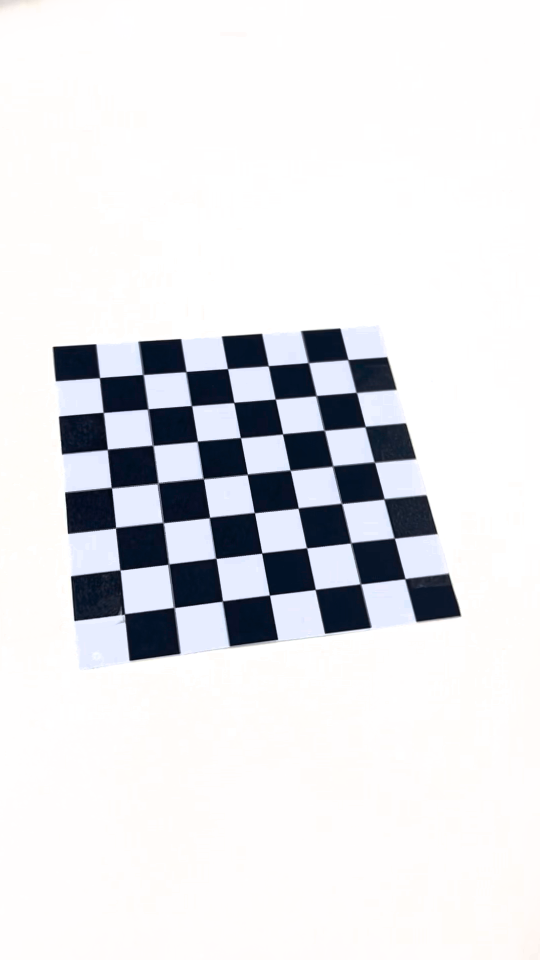
#> input picture frame 22 of data/chessboard.mp4, 1080 x 1920 px (shown at 1/2 size)
$ python camera_calibration.py
#> lines starting #> are read from the running program, lines starting #| are printed output that depends on the picture
import cv2
import numpy as np
import os
import pickle

# ── 설정 (성공 확률을 높이기 위해 최적화) ───────────────────────
VIDEO_FILE   = 'data/chessboard.mp4'
BOARD_SIZE   = (7, 7)
SQUARE_SIZE  = 0.025
FRAME_SKIP   = 1                       # 모든 프레임을 검사하여 10개 이상 무조건 확보
MAX_FRAMES   = 30                      # 연산 속도를 위해 30개만 찾으면 바로 계산 시작
SAVE_PATH    = 'calibration_result.pkl'
# ─────────────────────────────────────────────────────────────

def find_chessboard_corners(video_path, board_size, frame_skip):
#> called with video_path = 'data/chessboard.mp4', board_size = (7, 7), frame_skip = 1
    objp = np.zeros((board_size[0] * board_size[1], 3), np.float32)
    objp[:, :2] = np.mgrid[0:board_size[0], 0:board_size[1]].T.reshape(-1, 2)
    objp *= SQUARE_SIZE

    obj_points, img_points = [], []
    cap = cv2.VideoCapture(video_path)
    if not cap.isOpened(): return None, None, None

    frame_idx, found_cnt, img_size = 0, 0, None
    criteria = (cv2.TERM_CRITERIA_EPS + cv2.TERM_CRITERIA_MAX_ITER, 30, 0.001)

    print("[INFO] 코너 추출 중... 30개까지만 찾고 바로 계산합니다.")

    while found_cnt < MAX_FRAMES:
        ret, frame = cap.read()
#> frame is the input picture: shape (1920, 1080, 3); mean B, G, R 230.1, 226.8, 226.1
        if not ret: break

        gray = cv2.cvtColor(frame, cv2.COLOR_BGR2GRAY)
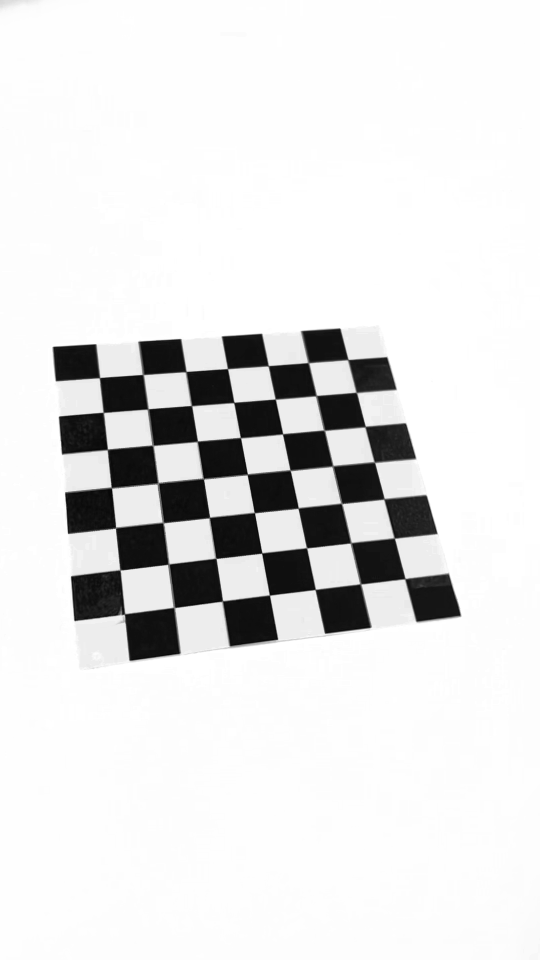
#> gray: shape (1920, 1080) (shown at 1/2 size); min 2, max 255, mean 226.9
        if img_size is None: img_size = gray.shape[::-1]
#> img_size = (1080, 1920)

        found, corners = cv2.findChessboardCorners(gray, board_size,
            cv2.CALIB_CB_ADAPTIVE_THRESH + cv2.CALIB_CB_NORMALIZE_IMAGE + cv2.CALIB_CB_FAST_CHECK)
#> found = False; corners = None

        if found:
            corners_sub = cv2.cornerSubPix(gray, corners, (11, 11), (-1, -1), criteria)
            obj_points.append(objp)
            img_points.append(corners_sub)
            found_cnt += 1
            print(f"[SUCCESS] {found_cnt}/{MAX_FRAMES} 확보 완료")

        frame_idx += 1

    cap.release()
    cv2.destroyAllWindows()
    return obj_points, img_points, img_size

if __name__ == '__main__':
    os.makedirs('results', exist_ok=True)
    obj_pts, img_pts, img_sz = find_chessboard_corners(VIDEO_FILE, BOARD_SIZE, FRAME_SKIP)

    if not obj_pts or len(obj_pts) < 10:
        print(f"[ERROR] {len(obj_pts)}개만 찾았습니다. 10개 이상이 필요합니다.")
    else:
        print("[INFO] 캘리브레이션 계산 시작...")
        # [중요] CALIB_FIX_K3를 추가하여 결과가 찌그러지는 현상을 방지합니다.
        rmse, K, dist, rvecs, tvecs = cv2.calibrateCamera(
            obj_pts, img_pts, img_sz, None, None, flags=cv2.CALIB_FIX_K3
        )

        print("\n" + "="*45)
        print("   [ README.md 작성용 결과 데이터 ]")
        print("="*45)
        print(f"RMSE : {rmse:.6f}")
        print(f"fx : {K[0,0]:.4f}, fy : {K[1,1]:.4f}")
        print(f"cx : {K[0,2]:.4f}, cy : {K[1,2]:.4f}")
        print(f"Distortion: {dist.flatten()}")
        print("="*45 + "\n")

        with open(SAVE_PATH, 'wb') as f:
            pickle.dump({'K': K, 'dist': dist, 'img_size': img_sz, 'rmse': rmse}, f)
        print(f"[INFO] 결과 저장 완료: {SAVE_PATH}")

$ run again, starting later in the video
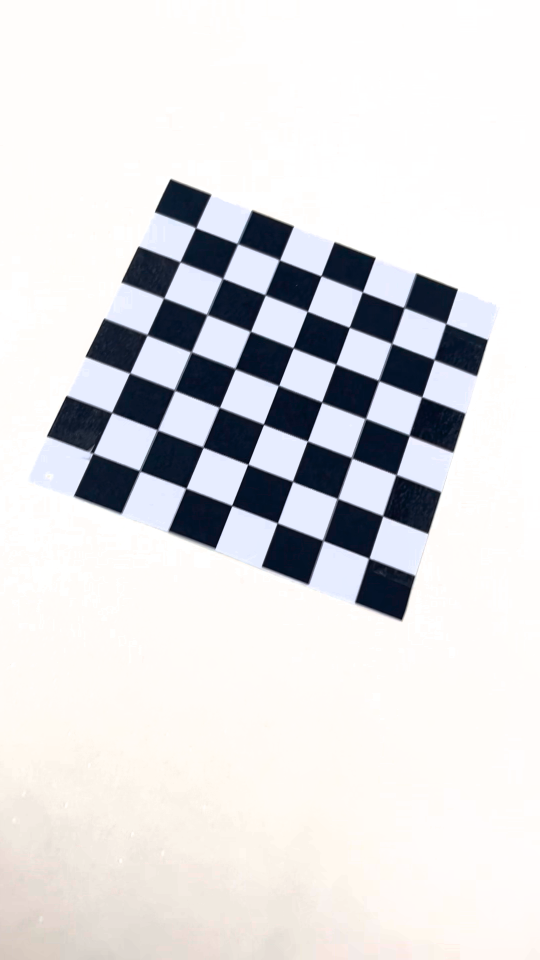
#> input picture frame 102 of data/chessboard.mp4, 1080 x 1920 px (shown at 1/2 size)
#> in find_chessboard_corners, frame is the input picture: shape (1920, 1080, 3); mean B, G, R 222.6, 220.7, 221.1
#> in find_chessboard_corners, `gray = cv2.cvtColor(frame, cv2.COLOR_BGR2GRAY)`:
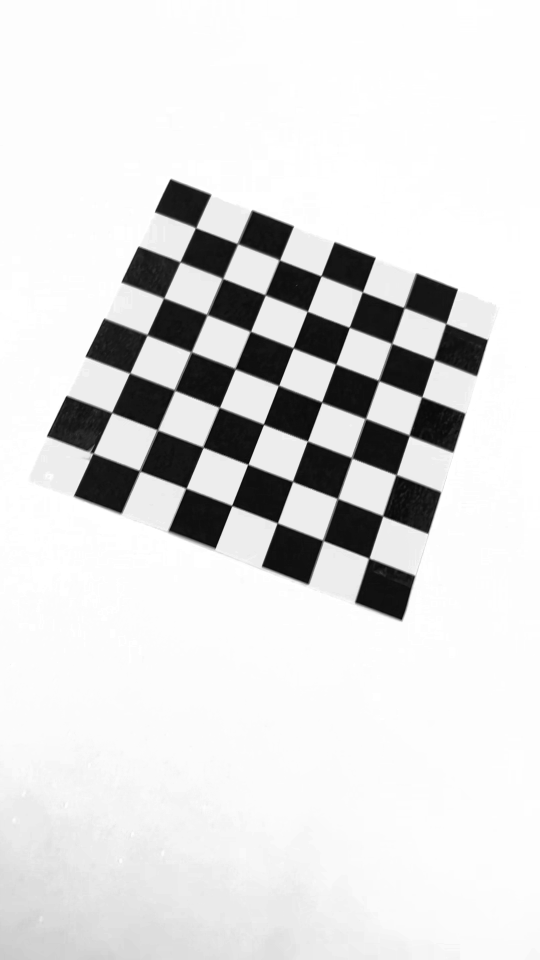
#> gray: shape (1920, 1080) (shown at 1/2 size); min 4, max 255, mean 221
#> found = False; corners = None

$ run again, starting later in the video
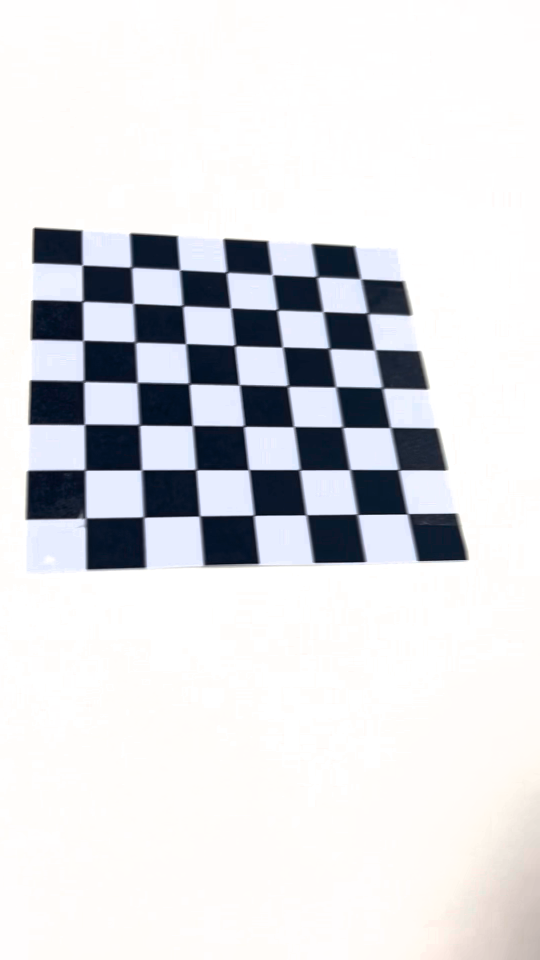
#> input picture frame 182 of data/chessboard.mp4, 1080 x 1920 px (shown at 1/2 size)
#> in find_chessboard_corners, frame is the input picture: shape (1920, 1080, 3); mean B, G, R 225.2, 221.7, 220.8
#> in find_chessboard_corners, `gray = cv2.cvtColor(frame, cv2.COLOR_BGR2GRAY)`:
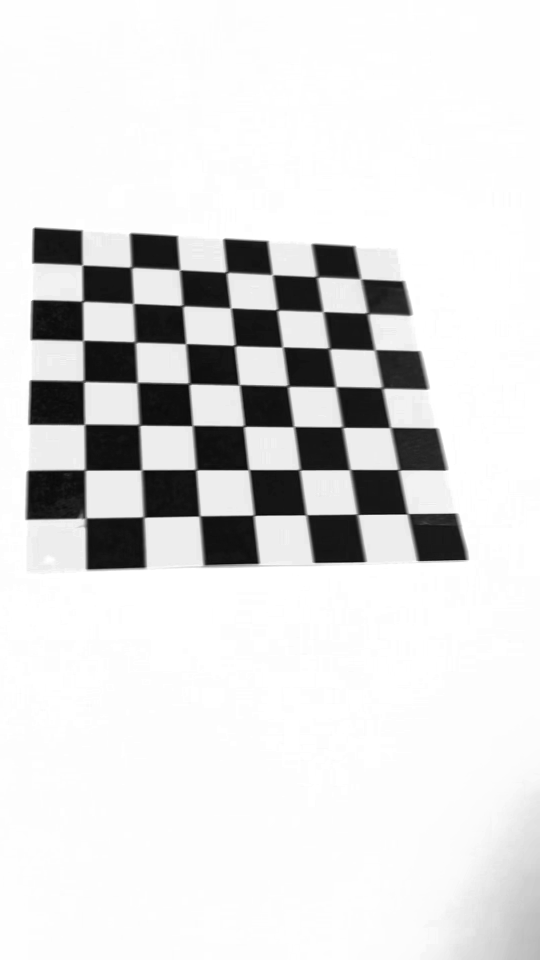
#> gray: shape (1920, 1080) (shown at 1/2 size); min 3, max 255, mean 221.7
#> found = False; corners = None
